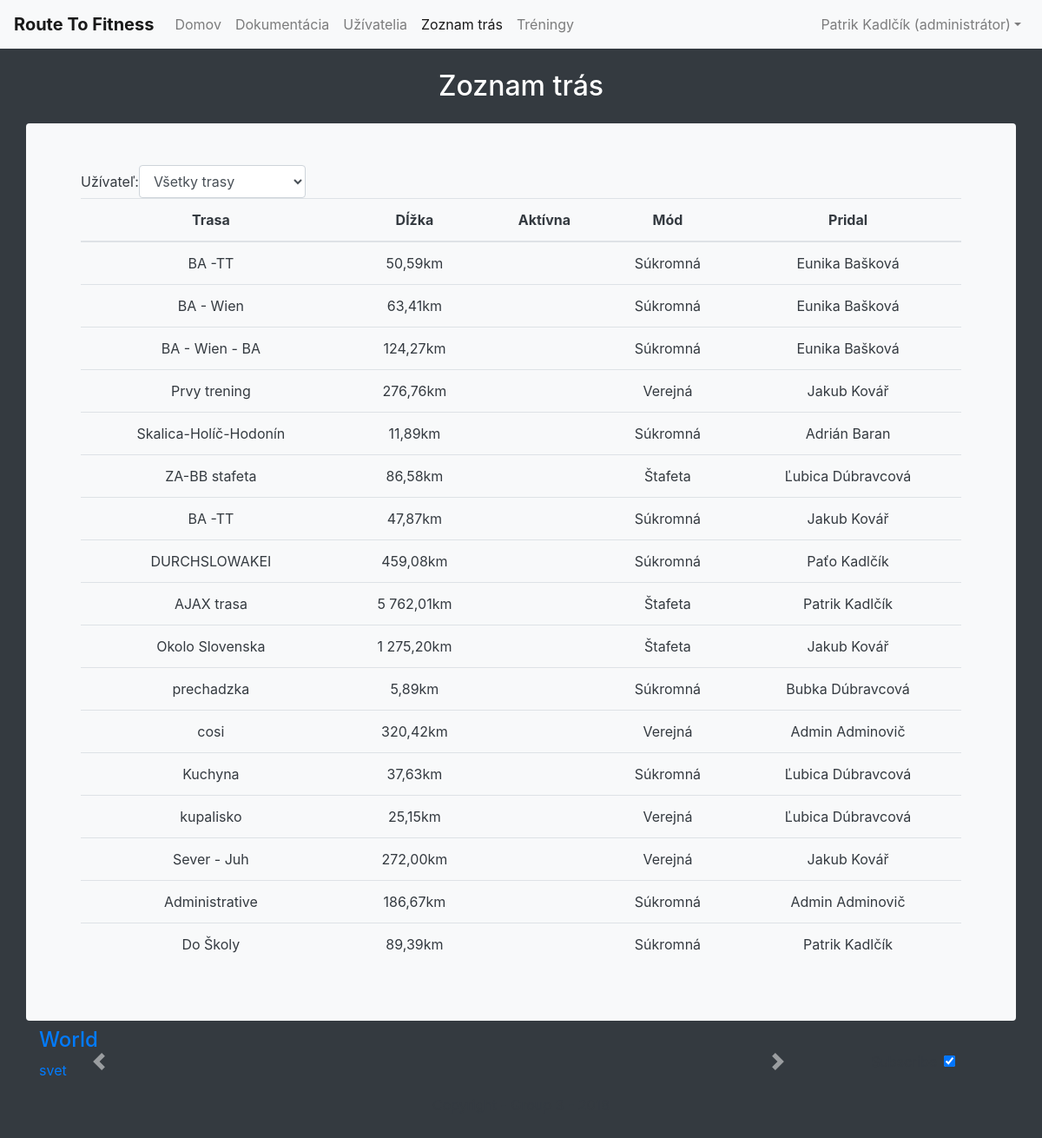
The page /routes.php (signed in) on the database its author committed.
### tables this page shows
CREATE TABLE `users` (
  `ID` int(10) UNSIGNED NOT NULL,
  `FIRSTNAME` varchar(50) NOT NULL,
  `SURNAME` varchar(50) NOT NULL,
  `EMAIL` varchar(254) NOT NULL,
  `SCHOOL_ID` int(10) UNSIGNED DEFAULT NULL,
  `ADDRESS_ID` int(10) UNSIGNED NOT NULL,
  `PASSWORD` varchar(64) NOT NULL,
  `ROLE` enum('user','admin') NOT NULL DEFAULT 'user',
  `SUBSCRIBED` tinyint(1) NOT NULL DEFAULT '0',
  `CONFIRMTIME` timestamp NULL DEFAULT NULL,
  `ACTIVE_ROUTE` int(10) UNSIGNED DEFAULT NULL
);

CREATE TABLE `routes` (
  `ID` int(10) UNSIGNED NOT NULL,
  `PATH` mediumblob NOT NULL COMMENT 'Google Maps path',
  `LENGTH` double UNSIGNED NOT NULL COMMENT 'V metroch',
  `NAME` varchar(100) NOT NULL,
  `TYPE` enum('Súkromná','Verejná','Štafeta') NOT NULL DEFAULT 'Súkromná',
  `OWNER` int(10) UNSIGNED NOT NULL
);

CREATE TABLE `news` (
  `ID` int(11) NOT NULL,
  `Nazov` text NOT NULL,
  `Text` longtext NOT NULL
);

### workers/dbConn.php (called while the page is built, shortened)
<?php
class DBConn {
    private $dbHost = "localhost";
    private $userTable = "users";
	private $dbName = "zaverecne";
	private $dbLogin = "batman";
	private $dbPass = "robin";
    private $db;
    function __construct(){
        if(!isset($this->db)){
            $conn = new mysqli($this->dbHost, $this->dbLogin, $this->dbPass, $this->dbName);
            if($conn->connect_error){
                die("Failed to connect with MySQL: " . $conn->connect_error);
            }else{
				$conn->set_charset("utf8");
                $this->db = $conn;
			}
        }
	}
	function getDB() {
		return $this->db;
	}
	function getUserData() {
		$stmt = $this->db->prepare("SELECT * FROM $this->userTable WHERE id = ?");
		$stmt->bind_param('i',$_SESSION["login"]["id"]);
		if ($stmt->execute() === false) {
		  trigger_error($stmt->error, E_USER_ERROR);
		}
		$result = $stmt->get_result()->fetch_object();
		if (strcmp($result->PASSWORD,$_SESSION["login"]["password"])==0) {
			return $result;
		}
		return false;
	}
	function getResult($query) {
		$result = $this->db->query($query);
		return $result;
	}
	function getAllowedRoutes($userID){
		$stmt = $this->db->prepare("SELECT active.ID FROM ((SELECT routes.ID, routes.LENGTH, COALESCE(SUM(trainings.LENGTH),0) AS RUN FROM `routes` LEFT JOIN trainings ON routes.ID = trainings.ROUTE_ID WHERE routes.TYPE = 'súkromná' AND routes.OWNER = ? AND (trainings.USER_ID = routes.OWNER OR trainings.USER_ID IS NULL) GROUP BY routes.ID)
        		UNION (SELECT routes.ID, routes.LENGTH, COALESCE(SUM(trainings.LENGTH),0) AS RUN FROM `routes` LEFT JOIN trainings ON routes.ID = trainings.ROUTE_ID WHERE routes.TYPE = 'verejná' AND (trainings.USER_ID = ? OR ? NOT IN (SELECT USER_ID FROM trainings WHERE ROUTE_ID = routes.ID)) GROUP BY routes.ID)
                UNION (SELECT o.ROUTE_ID, o.LENGTH, p.RUN FROM (SELECT teams.ID as TEAM_ID, teams.ROUTE_ID, routes.LENGTH FROM routes INNER JOIN teams ON teams.ROUTE_ID = routes.ID INNER JOIN users_teams ON teams.ID = users_teams.TEAM_ID WHERE users_teams.USER_ID = ?) o INNER JOIN (SELECT COALESCE(SUM(trainings.LENGTH),0) AS RUN, users_teams.TEAM_ID FROM trainings RIGHT JOIN users_teams on trainings.USER_ID = users_teams.USER_ID GROUP BY users_teams.TEAM_ID) p ON o.TEAM_ID = p.TEAM_ID)) AS active WHERE active.RUN < active.LENGTH");
		$stmt->bind_param('iiii', $userID, $userID, $userID, $userID);
		$status = $stmt->execute();
		$array = $stmt->get_result()->fetch_all(MYSQLI_ASSOC);
		return array_column($array,"ID");
	}
}
?>

### routes.php (the view, shortened to what this page needs)
<!doctype html>
<html>
<head>
    <?php require("includes/head.php");?>
</head>
<body class="bg-dark text-white">
<?php require("includes/navbar.php");
	$id = $_POST['id'];
	if ($id!=null) {
		$sql = "SELECT routes.ID as ROUTE_ID, routes.NAME as ROUTE_NAME, routes.LENGTH, routes.TYPE, users.ID, users.FIRSTNAME, users.SURNAME FROM routes
	JOIN users ON routes.OWNER=users.ID WHERE users.ID=$id";
	}
	else
		$sql = "SELECT routes.ID as ROUTE_ID, routes.NAME as ROUTE_NAME, routes.LENGTH, routes.TYPE, users.ID, users.FIRSTNAME, users.SURNAME FROM routes
	JOIN users ON routes.OWNER=users.ID";
	$result = $db->getResult($sql);
	$sql = "SELECT DISTINCT users.ID, users.FIRSTNAME, users.SURNAME FROM users
	JOIN routes ON users.ID=routes.OWNER";
	$resultUser = $db->getResult($sql);
	$allowed = $db->getAllowedRoutes($userData->ID);
?>
<div class="container text-center">
    <div class="row">
        <div class="col">
            <h2 class="m-4 d-inline-block">Zoznam trás</h2>
        </div>
    </div>
    <div class="row justify-content-center bg-light text-dark rounded p-5">
        <div class="col">
        <?php if ($role == "admin") :?>
		<form class="form-inline">
			<div class="form-group">
				<label for="sel">Užívateľ: </label>
				<select class="form-control" id="sel">
					<option value=null>Všetky trasy</option>
				</select>
			</div>
		</form>
        <?php endif; ?>
            <div class='table-responsive'>
                <table class='table sortable table-hover'>
                    <thead>
                    <tr>
                        <th>Trasa</th>
                        <th class="sorttable_numeric">Dĺžka</th>
                        <th>Aktívna</th>
                        <th>Mód</th>
                        <?php if ($role == "admin") :?>
                        <th>Pridal</th>
                        <?php endif; ?>
                    </tr>
                    </thead>
                    <tbody id="load">
                    <?php foreach($result->fetch_all(MYSQLI_ASSOC) as $user):
						if(($userData->ROLE == "admin") or (($userData->ROLE == "user") and (($user["TYPE"] != "Súkromná") or $user["ID"] == $userData->ID))): ?>
						<tr class="clickable-row" data-href="route.php?routeId=<?php echo $user["ROUTE_ID"]; ?>">
							<td><?php echo $user["ROUTE_NAME"]; ?></td>
							<td><?php echo number_format($user["LENGTH"]/1000,2,","," ")."km"; ?></td>
							<td sorttable_customkey="<?php
							if ($userData->ACTIVE_ROUTE==$user["ROUTE_ID"])
							{$routeactive = true;echo 1;} else if(!in_array($user["ROUTE_ID"],$allowed)){$routedisabled = true; echo 3;} else echo 2;?>">
							</td>
							<td><?php echo $user["TYPE"]; ?></td>
							<?php if($userData->ROLE == "admin"): ?>
								<td><?php echo $user["FIRSTNAME"]." ".$user["SURNAME"]; ?></td>
							<?php endif; ?>
						</tr>
					<?php endif; endforeach; ?>
                    </tbody>
                </table>
            </div>
        </div>
    </div>
</div>
<?php require("includes/footer.php");?>
</body>
</html>

### includes/head.php (shortened to what this page needs)
<link rel="stylesheet" href="https://maxcdn.bootstrapcdn.com/bootstrap/4.0.0/css/bootstrap.min.css">
<link rel="stylesheet" href="styles/style.scss">

### includes/navbar.php (shortened to what this page needs)
<?php
$role = false;
$currentSite = basename($_SERVER['PHP_SELF']);
$guestAllowed = array("index.php","register.php","confirm.php","documentation.php");
if (isset($_SESSION["login"])) {
	include_once("workers/dbConn.php");
	if (!isset($db)) $db = new DBConn();
	$userData = $db->getUserData();
	$role = $userData->ROLE;
} elseif (!in_array($currentSite, $guestAllowed)) banish();
?>
<nav class="navbar navbar-expand-lg navbar-light bg-light sticky-top">
	<a class="navbar-brand" href="#"><b>Route To Fitness</b></a>
	<div class="collapse navbar-collapse" id="navbarNavDropdown">
		<ul class="navbar-nav">
			<li class="nav-item"><a class="nav-link" href="index.php">Domov</a>
			<li class="nav-item"><a class="nav-link" href="documentation.php">Dokumentácia</a>
			<?php if ($role == "user"):  ?>
			<li class="nav-item"><a class="nav-link" href="routes.php">Zoznam trás</a>
			<li class="nav-item"><a class="nav-link" href="trainings.php">Tréningy</a>
			<?php elseif ($role == "admin"):  ?>
			<li class="nav-item"><a class="nav-link" href="users.php">Užívatelia</a>
			<li class="nav-item"><a class="nav-link" href="routes.php">Zoznam trás</a>
			<li class="nav-item"><a class="nav-link" href="trainings.php">Tréningy</a>
			<?php endif; ?>
		</ul>
		<ul class="navbar-nav ml-auto">
			<?php if ($role == "user"):  ?>
			<li class="nav-item dropdown">
				<a class="nav-link dropdown-toggle" href="#" id="navbarLoginMenuLink" data-toggle="dropdown" aria-haspopup="true" aria-expanded="false"><?php echo $userData->FIRSTNAME." ".$userData->SURNAME;?></a>
				<div class="dropdown-menu p-1" aria-labelledby="navbarLoginMenuLink">
					<a class="dropdown-item" href="add-route.php">Vytvor trasu</a>
					<a class="dropdown-item" href="add-training.php">Pridaj tréning</a>
					<div class="dropdown-divider"></div>
					<a class="dropdown-item" href="workers/logout.php">Odhlásenie</a>
				</div>
			</li>
			<?php elseif ($role == "admin"):  ?>
			<li class="nav-item dropdown">
				<a class="nav-link dropdown-toggle" href="#" id="navbarLoginMenuLink" data-toggle="dropdown" aria-haspopup="true" aria-expanded="false"><?php echo $userData->FIRSTNAME." ".$userData->SURNAME." (administrátor)";?></a>
			</li>
			<?php endif; ?>
		</ul>
	</div>
</nav>

### includes/footer.php (shortened to what this page needs)
<footer class="footer pt-2">
	<div class="container">
		<?php if ($role != false): ?>
		<div class="row">
			<div class="col-10">
				<div id="newsCarousel" class="carousel slide" data-ride="carousel">
					<div class="carousel-inner">
					<?php $res2 = $db->getDB()->query("SELECT ID, Nazov, Text FROM news ORDER BY id DESC");
					$first = true;
					for($i = 0; $i<3; $i++):
						if (($obj = $res2->fetch_object()) == false) break; ?>
						<div class="carousel-item <?php if ($first) {echo "active", $first = false;} ?>">
							<a style="text-dark" href="news.php?news=<?php echo $obj->ID;?>"><div class="carousel-content">
								<h4><?php echo $obj->Nazov; ?></h4>
								<p>
								<?php $lines = explode("\n", $obj->Text);
									if (count($lines) > 1) {
										$text = $lines[0]."\n".$lines[1];
									} else $text = $lines[0];
									echo $text;
								?>
								</p>
							</div></a>
						</div>
					<?php endfor; ?>
					</div>
					<a class="carousel-control-prev" href="#newsCarousel" role="button" data-slide="prev">
						<span class="carousel-control-prev-icon" aria-hidden="true"></span>
					</a>
					<a class="carousel-control-next" href="#newsCarousel" role="button" data-slide="next">
						<span class="carousel-control-next-icon" aria-hidden="true"></span>
					</a>
				</div>
			</div>
			<div class="col text-dark">
				<label class="chckbx d-flex flex-row w-100 h-100 align-items-center">
					<div class="m-2">Subscribe</div>
					<input id="subCheck" type="checkbox" <?php if($userData->SUBSCRIBED) echo "checked";?>>
				</label>
			</div>
		</div>
		<?php endif; ?>
		<div id="copyright" class="text-dark w-100 text-center">
		</div>
	</div>
</footer>

### rows shown on the page
users: FIRSTNAME "Patrik", SURNAME "Kadlčík", routes.NAME "AJAX trasa", routes.LENGTH "5 762,01", routes.TYPE "Štafeta", ACTIVE_ROUTE.NAME "Do Školy", $user['LENGTH']/1000 "89,39", ACTIVE_ROUTE.TYPE "Súkromná", SUBSCRIBED "☑"
users: routes.NAME "BA -TT", routes.LENGTH "50,59", routes.TYPE "Súkromná", FIRSTNAME "Eunika", SURNAME "Bašková", routes.NAME "BA - Wien", routes.LENGTH "63,41", routes.NAME "BA - Wien - BA", routes.LENGTH "124,27"
users: ACTIVE_ROUTE.NAME "Prvy trening", $user['LENGTH']/1000 "276,76", ACTIVE_ROUTE.TYPE "Verejná", FIRSTNAME "Jakub", SURNAME "Kovář", routes.NAME "BA -TT", routes.LENGTH "47,87", routes.TYPE "Súkromná", routes.NAME "Okolo Slovenska", routes.LENGTH "1 275,20", routes.TYPE "Štafeta", routes.NAME "Sever - Juh", routes.LENGTH "272,00", routes.TYPE "Verejná"
users: routes.NAME "Skalica-Holíč-Hodonín", routes.LENGTH "11,89", routes.TYPE "Súkromná", FIRSTNAME "Adrián", SURNAME "Baran"
users: ACTIVE_ROUTE.NAME "ZA-BB stafeta", $user['LENGTH']/1000 "86,58", ACTIVE_ROUTE.TYPE "Štafeta", FIRSTNAME "Ľubica", SURNAME "Dúbravcová", routes.NAME "Kuchyna", routes.LENGTH "37,63", routes.TYPE "Súkromná", routes.NAME "kupalisko", routes.LENGTH "25,15", routes.TYPE "Verejná"
users: ACTIVE_ROUTE.NAME "DURCHSLOWAKEI", $user['LENGTH']/1000 "459,08", ACTIVE_ROUTE.TYPE "Súkromná", FIRSTNAME "Paťo", SURNAME "Kadlčík"
users: routes.NAME "prechadzka", routes.LENGTH "5,89", routes.TYPE "Súkromná", FIRSTNAME "Bubka", SURNAME "Dúbravcová"
users: routes.NAME "cosi", routes.LENGTH "320,42", routes.TYPE "Verejná", FIRSTNAME "Admin", SURNAME "Adminovič", ACTIVE_ROUTE.NAME "Administrative", $user['LENGTH']/1000 "186,67", ACTIVE_ROUTE.TYPE "Súkromná"
news: Nazov "World", Text "svet"
